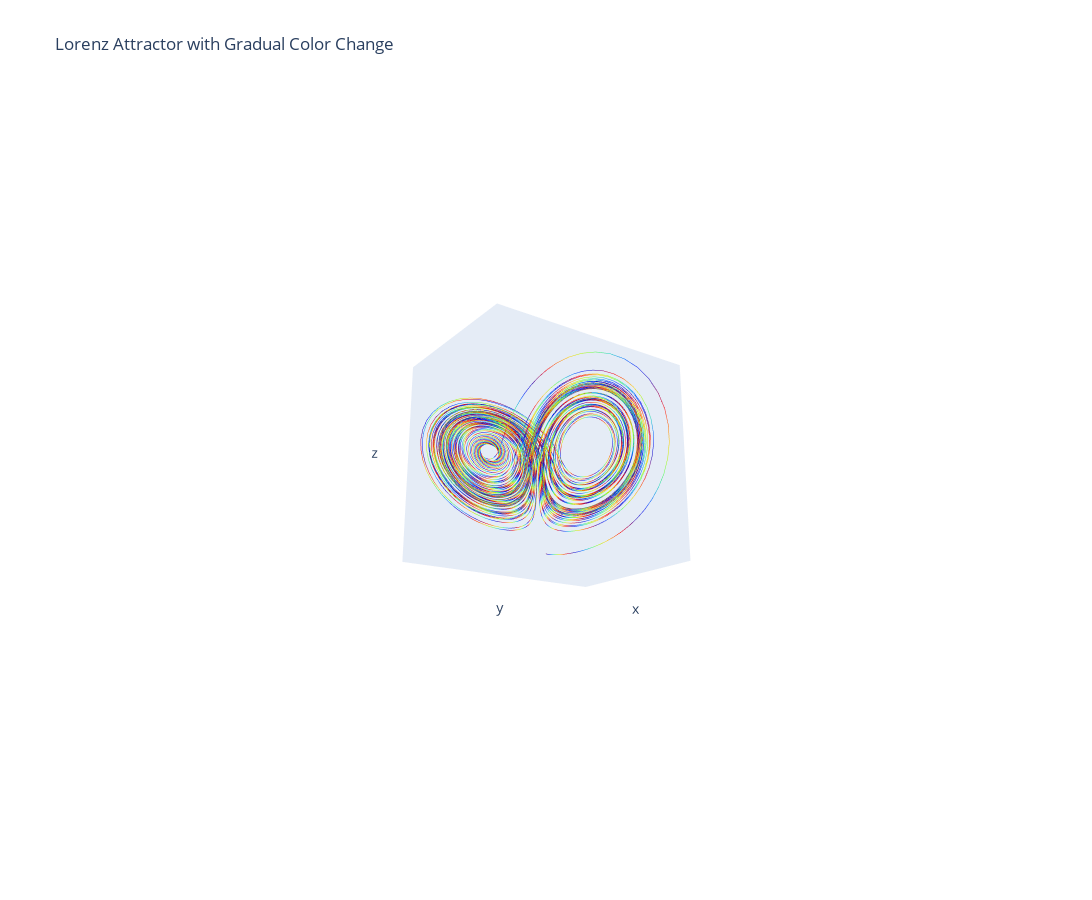

Here is the notebook cell this chart was saved with:
### Code cell
import numpy as np
import plotly.graph_objects as go
from scipy.integrate import odeint
#from plotly.io import to_image
import plotly.io as pio
pio.templates.default = "plotly"

# Parameters
prm = {
    'sigma': 10,
    'rho': 28,
    'beta': 8 / 3
}

# Initial values
varini = [2, 1, 1]  # X, Y, Z

# Lorenz system equations
def Lorenz(vars, t, prm):
    X, Y, Z = vars
    dX = prm['sigma'] * (Y - X)
    dY = X * (prm['rho'] - Z) - Y
    dZ = X * Y - prm['beta'] * Z
    return [dX, dY, dZ]

# Time points
times = np.arange(0, 100, 0.01)

# Solve the ODE
out = odeint(Lorenz, varini, times, args=(prm,))

# Convert to a DataFrame for easier manipulation
dout = {
    'X': out[:, 0],
    'Y': out[:, 1],
    'Z': out[:, 2]
}

# Function to repeat an array to a certain length
def gfill(repArr, long):
    return np.tile(repArr, int(np.ceil(long / len(repArr))))[:long]

# Assign colors to points
colors = gfill(np.linspace(0, 1, 10), len(dout['X']))  # Use a rainbow-like gradient

# Create the Plotly 3D plot
fig = go.Figure(data=[go.Scatter3d(
    x=dout['X'], y=dout['Y'], z=dout['Z'],
    mode='lines',
    line=dict(
        width=1,
        color=colors,  # Use the gradient colors
        colorscale='Rainbow',  # Rainbow colorscale
        showscale=False  # Show the colorbar
    )
)])

# Option to hide the axes
hide_axes = True  # Set this to True to hide the axes, False to show them

# Set initial size of the plot
initial_width = 1200  # Width in pixels
initial_height = 900  # Height in pixels

# Update layout for better visualization
fig.update_layout(
    scene=dict(
        xaxis=dict(
            showticklabels=not hide_axes,
            showgrid=not hide_axes,
            zeroline=not hide_axes
        ),
        yaxis=dict(
            showticklabels=not hide_axes,
            showgrid=not hide_axes,
            zeroline=not hide_axes
        ),
        zaxis=dict(
            showticklabels=not hide_axes,
            showgrid=not hide_axes,
            zeroline=not hide_axes
        )
    ),
    title="Lorenz Attractor with Gradual Color Change",
    width=initial_width,  # Set initial width
    height=initial_height,  # Set initial height
    plot_bgcolor='rgba(0,0,0,0)',  # Transparent background
    paper_bgcolor='rgba(0,0,0,0)'  # Transparent background for the paper
)

# Show the plot
fig.show()

### Figure 1 — Plotly figure (JSON) as saved in the notebook; plotly's stock layout.template omitted (floating-point values rounded to 4 significant figures; data arrays with more than 128 entries replaced by an {"elided": "..."} marker saying what was removed)
{"data": [{"line": {"color": {"elided": "10000 float values"}, "colorscale": [[0, "rgb(150,0,90)"], [0.125, "rgb(0,0,200)"], [0.25, "rgb(0,25,255)"], [0.375, "rgb(0,152,255)"], [0.5, "rgb(44,255,150)"], [0.625, "rgb(151,255,0)"], [0.75, "rgb(255,234,0)"], [0.875, "rgb(255,111,0)"], [1, "rgb(255,0,0)"]], "showscale": false, "width": 1}, "mode": "lines", "type": "scatter3d", "x": {"elided": "10000 float values"}, "y": {"elided": "10000 float values"}, "z": {"elided": "10000 float values"}}], "layout": {"height": 900, "paper_bgcolor": "rgba(0, 0, 0, 0)", "plot_bgcolor": "rgba(0, 0, 0, 0)", "scene": {"aspectmode": "auto", "aspectratio": {"x": 0.8361, "y": 1.139, "z": 1.05}, "camera": {"center": {"x": 0, "y": 0, "z": 0}, "eye": {"x": 3.422, "y": -2.417, "z": -1.444}, "projection": {"type": "perspective"}, "up": {"x": 0, "y": 0, "z": 1}}, "xaxis": {"showgrid": false, "showticklabels": false, "type": "linear", "zeroline": false}, "yaxis": {"showgrid": false, "showticklabels": false, "type": "linear", "zeroline": false}, "zaxis": {"showgrid": false, "showticklabels": false, "type": "linear", "zeroline": false}}, "title": {"text": "Lorenz Attractor with Gradual Color Change"}, "width": 1200}}
